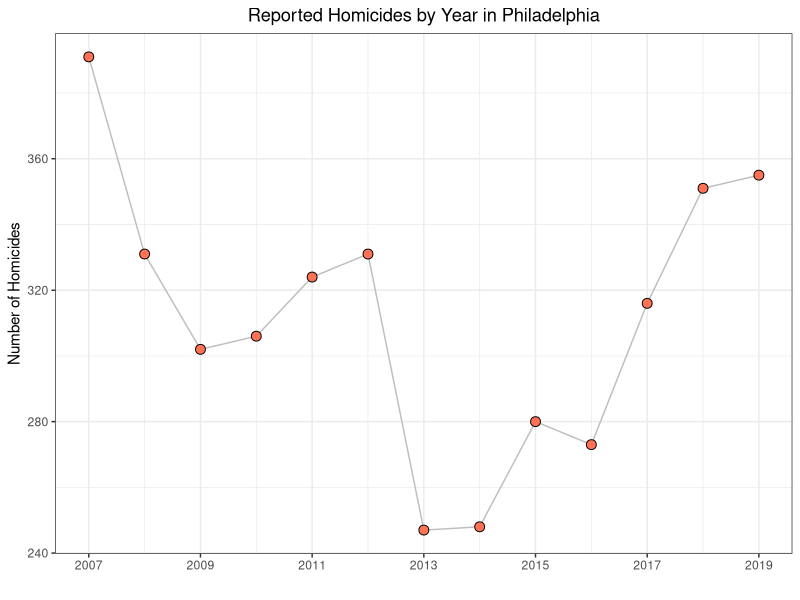
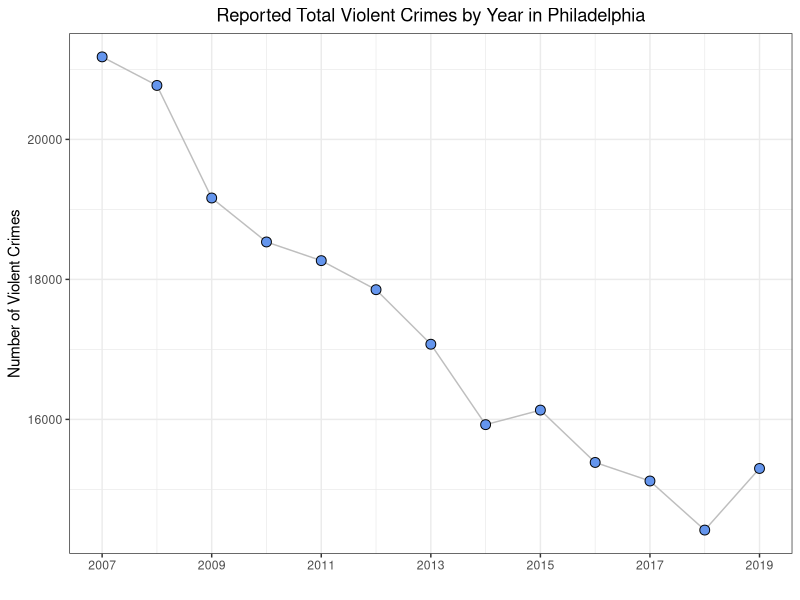
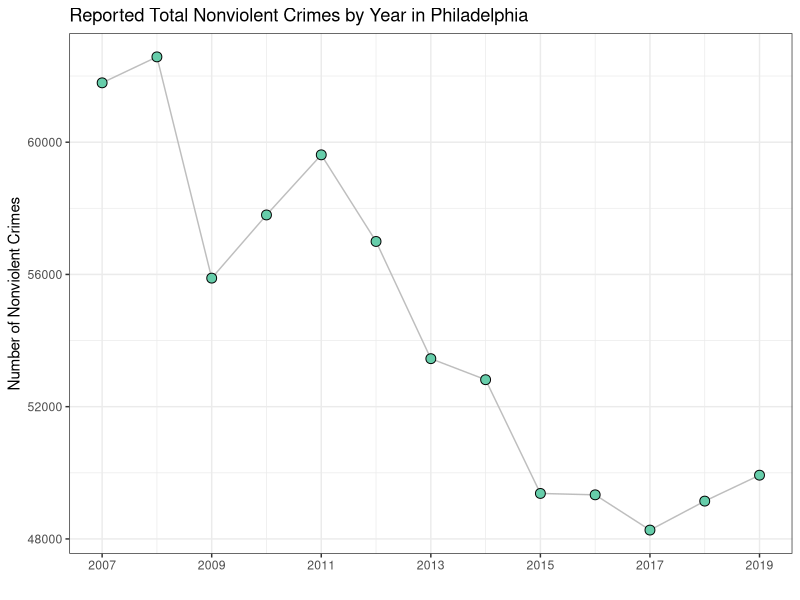

Write the R code that produced these figures, in order.
# philly crime data 2/23 

years <- c(2007, 2008, 2009, 2010, 2011, 2012, 2013, 2014, 2015, 2016, 2017, 2018, 2019)
murder <- c(391, 331, 302, 306, 324, 331, 247, 248, 280, 273, 316, 351, 355)
violent <- c(21179, 20771, 19163, 18535, 18268, 17853, 17074, 15925, 16133, 15385, 
             15120, 14419, 15299)
nonviolent <- c(61795, 62580, 55888, 57799, 59617, 56997, 53452, 52816, 49376, 49334, 
                48268, 49144, 49928)

crime <- data.frame(cbind(years, murder, violent, nonviolent))

library(ggplot2)

# murder 
m <- ggplot(data=crime, aes(x=years, y=murder)) +
  geom_line( color="grey") +
  geom_point(shape=21, color="black", fill="coral1", size=3) +
  xlab("") + ylab("Number of Homicides") +
  ggtitle("Reported Homicides by Year in Philadelphia") +
  theme_bw() 
m + theme(plot.title = element_text(hjust = 0.5)) +
scale_x_continuous(breaks = seq(min(crime$years), max(crime$years), by = 2)) 
  
# total violent crime
v <- ggplot(data=crime, aes(x=years, y=violent)) +
  geom_line( color="grey") +
  geom_point(shape=21, color="black", fill="cornflowerblue", size=3) +
  xlab("") + ylab("Number of Violent Crimes") +
  ggtitle("Reported Total Violent Crimes by Year in Philadelphia") +
  theme_bw() 
v + theme(plot.title = element_text(hjust = 0.5)) +
  scale_x_continuous(breaks = seq(min(crime$years), max(crime$years), by = 2)) 

# total nonviolent crime
n <- ggplot(data=crime, aes(x=years, y=nonviolent)) +
  geom_line( color="grey") +
  geom_point(shape=21, color="black", fill="aquamarine3", size=3) +
  xlab("") + ylab("Number of Nonviolent Crimes") +
  ggtitle("Reported Total Nonviolent Crimes by Year in Philadelphia") +
  theme_bw() 
n + scale_x_continuous(breaks = seq(min(crime$years), max(crime$years), by = 2)) 
                     